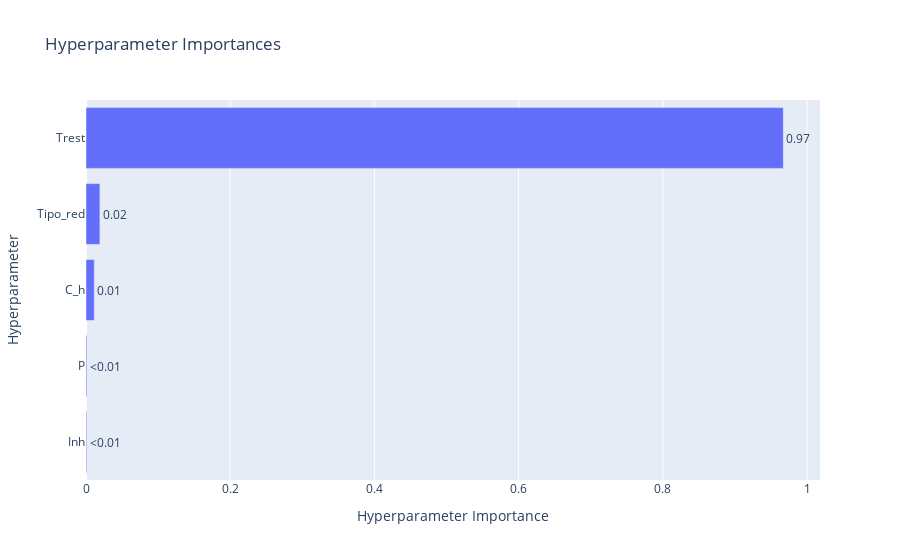

Write notebook code for a chart like this one.
### Code cell
vis.plot_param_importances(study)

### Figure 1 — Plotly figure (JSON) as saved in the notebook; plotly's stock layout.template omitted (floating-point values rounded to 4 significant figures)
{"data": [{"cliponaxis": false, "hovertemplate": ["Inh (FloatDistribution): 0.001024166986090765<extra></extra>", "P (FloatDistribution): 0.0011623719115246682<extra></extra>", "C_h (FloatDistribution): 0.011458309330846838<extra></extra>", "Tipo_red (IntDistribution): 0.01926973634555954<extra></extra>", "Trest (FloatDistribution): 0.9670854154259783<extra></extra>"], "name": "Objective Value", "orientation": "h", "text": ["<0.01", "<0.01", "0.01", "0.02", "0.97"], "textposition": "outside", "type": "bar", "x": [0.001024, 0.001162, 0.01146, 0.01927, 0.9671], "y": ["Inh", "P", "C_h", "Tipo_red", "Trest"]}], "layout": {"title": {"text": "Hyperparameter Importances"}, "xaxis": {"title": {"text": "Hyperparameter Importance"}}, "yaxis": {"title": {"text": "Hyperparameter"}}}}
